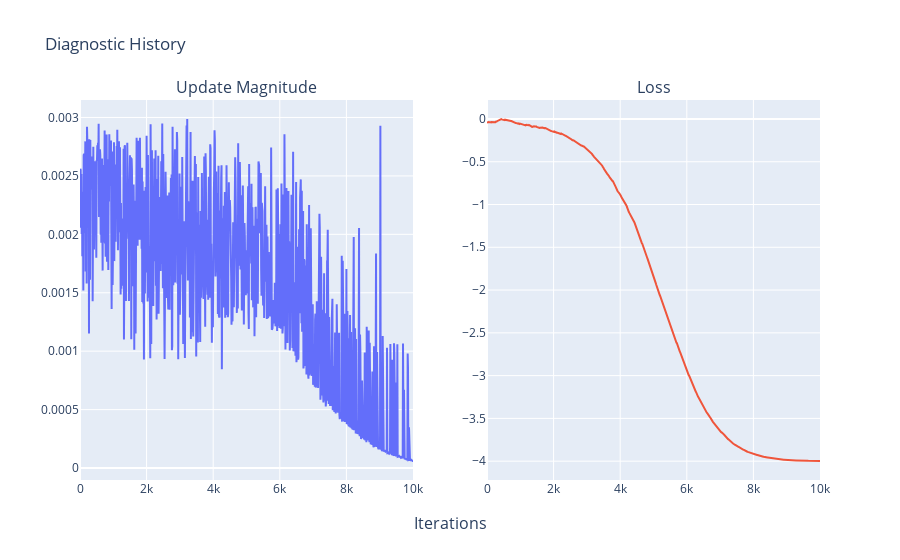

Here is the notebook cell this chart was saved with:
### Code cell
_ = display.plot_diagnostic(diagnostic_hist)

### Figure 1 — Plotly figure (JSON) as saved in the notebook; plotly's stock layout.template omitted (floating-point values rounded to 4 significant figures; data arrays with more than 128 entries replaced by an {"elided": "..."} marker saying what was removed)
{"data": [{"type": "scatter", "x": {"elided": "1001 int values"}, "xaxis": "x", "y": {"elided": "1001 float values"}, "yaxis": "y"}, {"type": "scatter", "x": {"elided": "1001 int values"}, "xaxis": "x2", "y": {"elided": "1001 float values"}, "yaxis": "y2"}], "layout": {"annotations": [{"font": {"size": 16}, "showarrow": false, "text": "Update Magnitude", "x": 0.225, "xanchor": "center", "xref": "paper", "y": 1, "yanchor": "bottom", "yref": "paper"}, {"font": {"size": 16}, "showarrow": false, "text": "Loss", "x": 0.775, "xanchor": "center", "xref": "paper", "y": 1, "yanchor": "bottom", "yref": "paper"}, {"font": {"size": 16}, "showarrow": false, "text": "Iterations", "x": 0.5, "xanchor": "center", "xref": "paper", "y": 0, "yanchor": "top", "yref": "paper", "yshift": -30}], "showlegend": false, "title": {"text": "Diagnostic History"}, "xaxis": {"anchor": "y", "domain": [0, 0.45]}, "xaxis2": {"anchor": "y2", "domain": [0.55, 1]}, "yaxis": {"anchor": "x", "domain": [0, 1]}, "yaxis2": {"anchor": "x2", "domain": [0, 1]}}}
